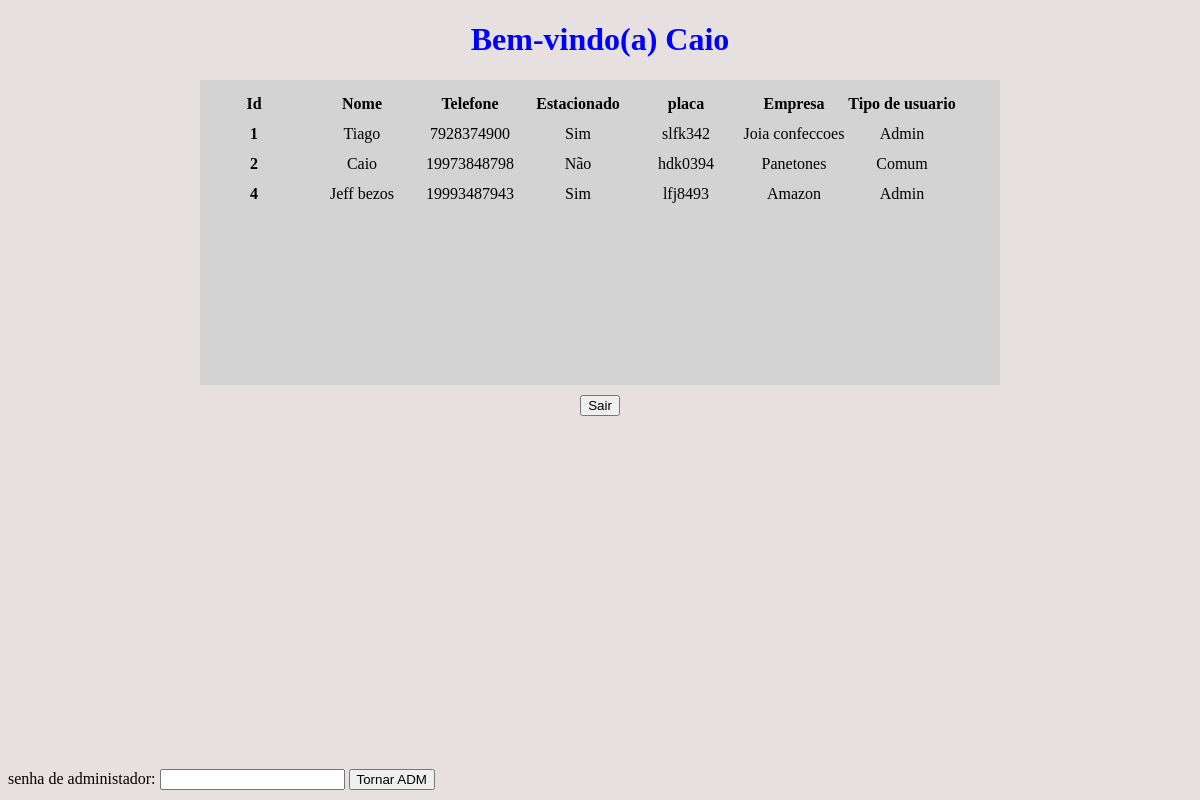
The page /dashboard.php (signed in) on the database its author committed.
### tables this page shows
CREATE TABLE `usuario` (
  `id_usuario` int(11) NOT NULL AUTO_INCREMENT,
  `email` varchar(30) NOT NULL,
  `senha` varchar(255) NOT NULL,
  `nome` varchar(30) NOT NULL,
  `CPF` varchar(13) NOT NULL,
  `CNH` varchar(13) NOT NULL,
  `telefone` varchar(15) NOT NULL,
  `tipo_usuario` enum('admin','user') NOT NULL DEFAULT 'user',
  PRIMARY KEY (`id_usuario`),
  UNIQUE KEY `email` (`email`)
);

CREATE TABLE `carro` (
  `id` int(11) NOT NULL AUTO_INCREMENT,
  `placa` varchar(7) NOT NULL,
  `estacionado` enum('true','false') NOT NULL,
  `checkin` varchar(18) NOT NULL,
  `checkout` varchar(18) NOT NULL,
  `id_usuario` int(11) NOT NULL,
  PRIMARY KEY (`id`),
  KEY `id_usuario` (`id_usuario`),
  CONSTRAINT `carro_ibfk_1` FOREIGN KEY (`id_usuario`) REFERENCES `usuario` (`id_usuario`)
);

CREATE TABLE `compania` (
  `id_compania` int(11) NOT NULL AUTO_INCREMENT,
  `nome` varchar(30) NOT NULL,
  `nome_fantasia` varchar(30) NOT NULL,
  `cnpj` varchar(14) NOT NULL,
  `id_usuario` int(11) NOT NULL,
  PRIMARY KEY (`id_compania`),
  KEY `id_usuario` (`id_usuario`)
);

### Usuario.php (called while the page is built, shortened)
<?php
class Usuario {
    private $id_usuario, $email, $senha, $nivelAcesso, $nome, $cpf, $cnh, $telefone;
    public function pegarDadosAtribuir() {
        require 'conectar.php';
        $result = $conection->query("
                SELECT  id_usuario as id, nome, telefone, tipo_usuario
                FROM usuario
                WHERE email = '".$this->getEmail()."'
                LIMIT 1
            ");
        if($row = $result->fetch_assoc()) {
            return true;
        }
        return false;
    }
    public function getEmail()
    {
        return $this->email;
    }
    public function setEmail($email)
    {
        if(!(empty($email)))
            $this->email = $email;
        else
            return null;
        return $this;
    }
    public function getNivelAcesso()
    {
        return $this->nivelAcesso;
    }
    public function setNivelAcesso($nivelAcesso)
    {
        $this->nivelAcesso = $nivelAcesso;
        return $this;
    }
    public function getNome()
    {
        return $this->nome;
    }
    public function setNome($nome)
    {
        $this->nome = $nome;
        return $this;
    }
}

### dashboard.php (the view, shortened to what this page needs)
<?php
    require_once 'Usuario.php';
    $user = new Usuario();
    $user->setEmail($_SESSION['email']);
    $user->pegarDadosAtribuir();
?>
<!DOCTYPE html>
<html lang="pt-BR">
<head>
    <link href="estilo/estilo.css" rel="stylesheet" type="text/css"/>
</head>
<body>
    <h1>Bem-vindo(a) <?php echo $user->getNome();?></h1>
    <div class="table">
        <div class="table linha" id="1">
            <div class="table linha cabecalho" id="id">Id</div>
            <div class="table linha cabecalho" id="nome">Nome</div>
            <div class="table linha cabecalho" id="telefone">Telefone</div>
            <div class="table linha cabecalho" id="carro">Estacionado</div>
            <div class="table linha cabecalho" id="placa">placa</div>
            <div class="table linha cabecalho" id="empresa">Empresa</div>
            <div class="table linha cabecalho" id="tipo_usuario">Tipo de usuario</div>
        </div>
        <?php
        require 'conectar.php';
        $result = $conection->query("
                SELECT  u.id_usuario as id, u.nome as usnome, u.telefone, c.estacionado,
                        c.placa, e.nome_fantasia as empnome, u.tipo_usuario
                FROM usuario u join carro c on (u.id_usuario = c.id_usuario)
                join compania e on (u.id_usuario = e.id_usuario);
            ");
        $id = 2;
        while($row = $result->fetch_assoc()) {
            if($row['estacionado'] == 'false')
                $row['estacionado'] = 'Não';
            else
                $row['estacionado'] = 'Sim';
            if($row['tipo_usuario'] == 'user')
                $row['tipo_usuario'] = 'Comum';
            echo "
                <div class='table linha' id='$id'>
                    <div class='table linha cabecalho' id='id'>".$row['id']."</div>
                    <div class='table linha cabecalho' id='nome'>".$row['usnome']."</div>
                    <div class='table linha cabecalho' id='telefone'>".$row['telefone']."</div>
                    <div class='table linha cabecalho' id='carro'>".$row['estacionado']."</div>
                    <div class='table linha cabecalho' id='placa'>".$row['placa']."</div>
                    <div class='table linha cabecalho' id='empresa'>".$row['empnome']."</div>
                    <div class='table linha cabecalho' id='tipo_usuario'>".ucfirst($row['tipo_usuario'])."</div>
                </div>
              ";
            $id++;
        }
        ?>
        </div>
            <div class="container buttons">
                <form name="dashboard" method="POST" action="<?php echo htmlentities($_SERVER['PHP_SELF'])?>">
                    <input id='logout' type='submit' name='sair' class='button' value="Sair"/>
                </form>
            </div>
    <footer class="footer">
    <?php
        if($user->getNivelAcesso() != 'admin')
            echo "<form action='".htmlentities($_SERVER['PHP_SELF'])."' method='POST'>
                    <label for='inputADM'>senha de administador:</label>
                    <input type='password' id='inputADM' name='senha' minlength='8' maxlength='12'/>
                    <input type='submit' name='adm' value='Tornar ADM'/>
                </form>";
        ?>
    </footer>
</body>
</html>

### estilo/estilo.css (style rules this page uses)
Body { background-color: rgb(230, 224, 224); overflow:hidden; }
h1 { text-align: center; color: blue; }
div.table { background-color: lightgray; margin: 0 auto; width: 800px; height: 300px; border-color: black; border-width: 1px; padding-top: 5px; text-align: center }
div.table.linha.cabecalho { width: 13.5%; height: 30px; }
div.table.linha { width: 100%; height: 25px; float: left; }
div.table.linha:first-child { font-weight: bold; }
div.container.buttons { width: 100%; text-align: center; }
.button { margin-top: 10px; }
.footer { position:absolute; bottom:10px; width:100%; }

### rows shown on the page
usuario: nome "Caio", id_usuario "2", telefone "19973848798", estacionado "Não", carro.placa "hdk0394", compania.nome_fantasia "Panetones…", tipo_usuario "Comum"
usuario: id_usuario "1", nome "Tiago", telefone "7928374900", estacionado "Sim", carro.placa "slfk342", compania.nome_fantasia "Joia confeccoes", tipo_usuario "Admin"
usuario: id_usuario "4", nome "Jeff bezos", telefone "19993487943", estacionado "Sim", carro.placa "lfj8493", compania.nome_fantasia "Amazon", tipo_usuario "Admin"
